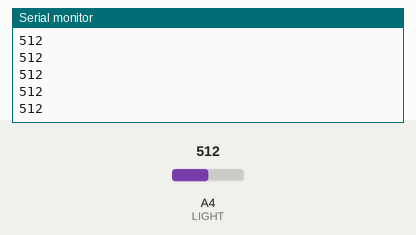
The sketch below on a simulated Arduino Uno, built with avr-gcc and run on an emulated ATmega328P. On the bench: the last lines printed to the serial monitor. The test bench sets the inputs (shaded band); at power-on: A4 (LIGHT) = 512.

Above: at 1.2 s.
1.3 s: A4 (LIGHT) set to 716
At 1.31 s:
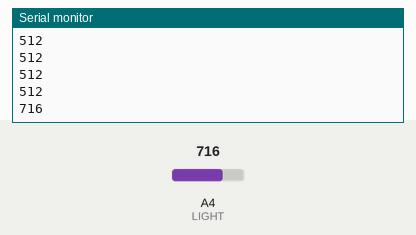
2.8 s: A4 (LIGHT) set to 900
At 2.81 s:
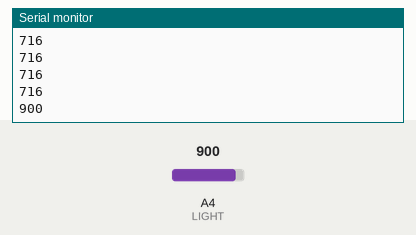
Timing chart, 0 to 5.8 s (numbered marks = the images above; inputs shaded):
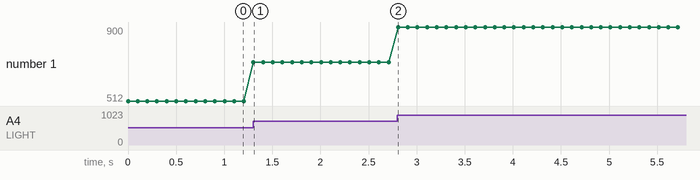

The sketch:

Class02f.ino
```cpp
//
// Use analog pin 4 (A4) for a photoresistor
// and it functions as a light sensor.
//
const int LIGHT = 4;

void setup() {
  Serial.begin(9600);
}

void loop() {
  int val = analogRead(LIGHT);
  Serial.println(val);
  delay(100);
}
```

Measured:
- after the input at 1.3 s, the serial monitor: prints a new line at once (image 1)
- after the input at 2.8 s, the serial monitor: prints a new line at once (image 2)
- plotted number 1: 512 → 716 after the input at 1.3 s, 716 → 900 after the input at 2.8 s
